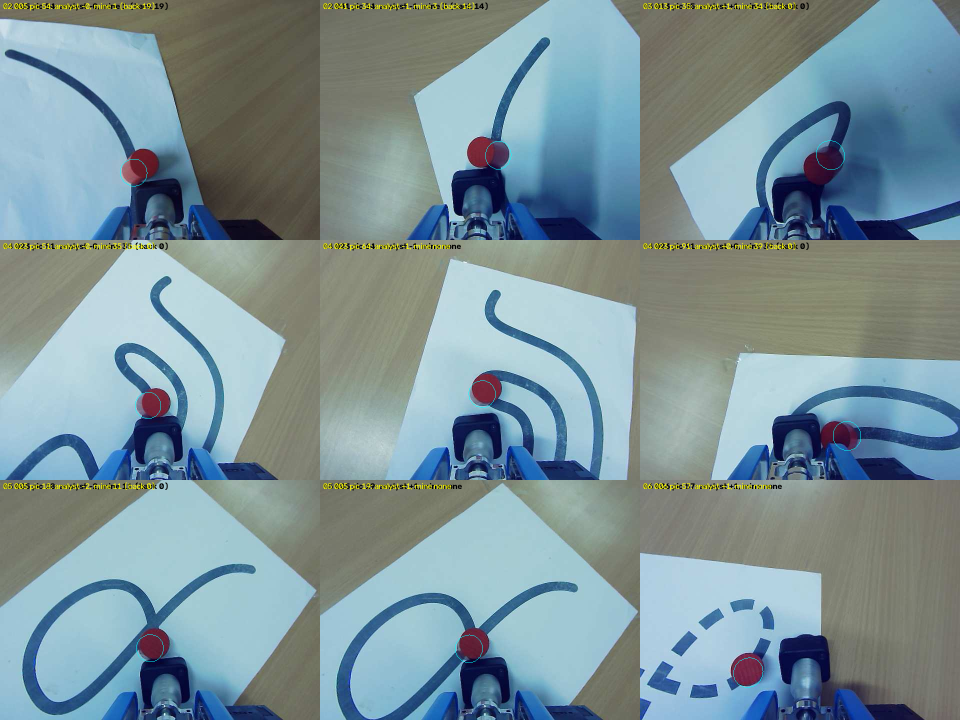
#> input picture 06_deliverables/research_notes/Model and training/evidence/robot_test_2026-11-11/stop_and_centring/verify/look_centred.png, 1920 x 1440 px (shown at 1/2 size)
$ python -i my_measure.py   (imports and definitions only)
#> lines starting #> are read from the running program, lines starting #| are printed output that depends on the picture; after the words box and inside, x2 and y2 are one past the last pixel; in counts of white or black regions, pixels touching at a corner belong together
#> further down, picture is the input picture: shape (1440, 1920, 3); mean B, G, R 152.9, 146.4, 124.2
"""
The verifier's own picture tools (11.11.26), written apart from the analyst's picture_measures.py so that the two can
disagree. Shared with the analyst: the project's fitted forearm camera (forearm_camera_model.py), the taught table
plane (config.WORKSPACE_PARAMETERS) and the arm model. Different from the analyst's: how the puck is located (the
outline's extent in 16 directions instead of an area overlap), how the line is found (a dark-on-paper threshold in the
picture itself instead of a voted table map) and that one picture at a time is used.

Nothing here connects to the robot; pictures and logged joints are only read.
"""

import math
import sys
from pathlib import Path
from typing import Dict, Optional, Sequence

import cv2
import numpy

ROOT_FOLDER = Path(__file__).resolve().parents[7]
sys.path.insert(0, str(ROOT_FOLDER / "02_code"))

import forearm_camera_model
from config import PUCK_PARAMETERS, WORKSPACE_PARAMETERS
from side_view_test import magnet_tip_and_lean

PUCK_RADIUS_M = PUCK_PARAMETERS["diameter_m"] / 2
PUCK_HEIGHT_M = PUCK_PARAMETERS["height_m"]
PLANE = WORKSPACE_PARAMETERS["table_plane"]


# [9 lines left out: function shifted_camera, not called in this run]


def table_height(x, y, lift_m: float = 0.0):
    return PLANE["a"] * x + PLANE["b"] * y + PLANE["c"] + lift_m


# [19 lines left out: functions to_table, to_picture, not called in this run]


def red_mask(picture_bgr: numpy.ndarray) -> numpy.ndarray:
    """The puck's red pixels: the largest red blob, boolean."""

    hsv = cv2.cvtColor(picture_bgr, cv2.COLOR_BGR2HSV)
#> hsv: shape (1440, 1920, 3); mean H, S, V 75.1, 70.9, 160.5
    is_red = ((hsv[:, :, 0] >= 163) | (hsv[:, :, 0] <= 6)) & (hsv[:, :, 1] >= 95) & (hsv[:, :, 2] >= 60)
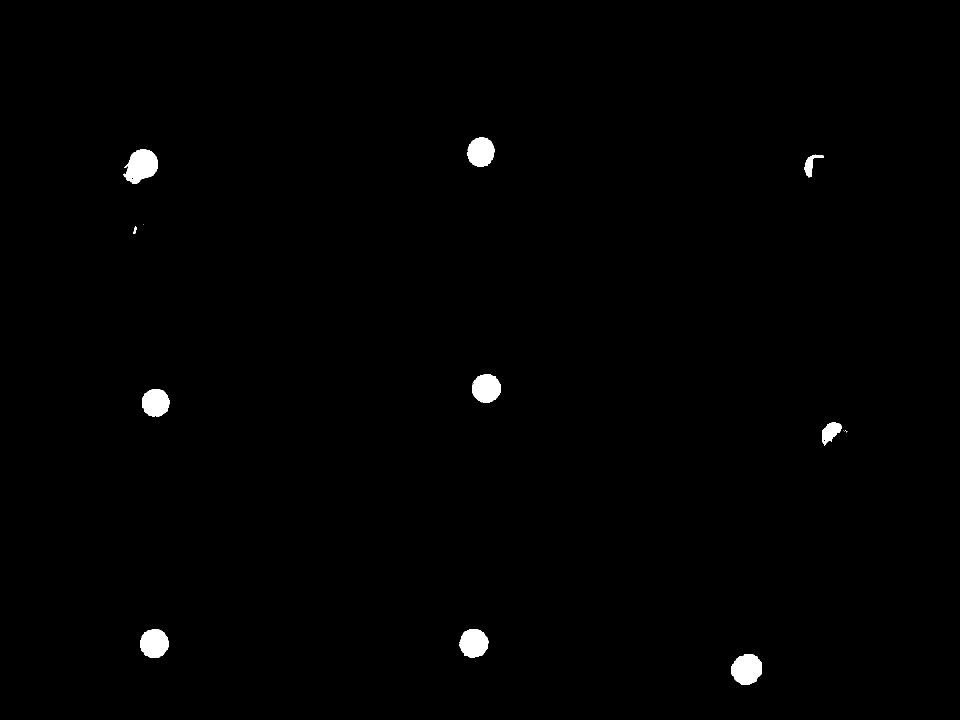
#> is_red: shape (1440, 1920) bool (shown at 1/2 size); 0.73% white; 15 white regions (5 under 20 px), largest, box (x1, y1, x2, y2) and area: (249, 298, 316, 368) 3186, (1462, 1308, 1524, 1370) 2858, (280, 1259, 337, 1316) 2511
    is_red = cv2.morphologyEx(is_red.astype(numpy.uint8), cv2.MORPH_OPEN, numpy.ones((3, 3), numpy.uint8))
#> is_red: shape (1440, 1920); values 0 (black) and 1 (white), 0.72% white; 11 white regions, largest, box (x1, y1, x2, y2) and area: (249, 298, 316, 368) 3155, (1462, 1308, 1524, 1370) 2824, (919, 1258, 977, 1315) 2495
    count, labels, stats, _ = cv2.connectedComponentsWithStats(is_red, connectivity = 8)
#> labels: shape (1440, 1920) int32; 12 distinct labels, from 0 to 11
#> count = 12; stats = [[0, 0, 1920, 1440, 2744796], [935, 274, 55, 60, 2471], [249, 298, 67, 70, 3155], [1609, 310, 24, 44, 576], [1634, 310, 14, 6, 75], [267, 455, 6, 12, 52], [944, 748, 57, 57, 2481], [284, 778, 55, 55, 2353], [1644, 845, 40, 45, 1033], [280, 1259, 57, 57, 2489], [919, 1258, 58, 57, 2495], [1462, 1308, 62, 62, 2824]]
    if count < 2:
        return numpy.zeros(is_red.shape, dtype = bool)
    largest = 1 + int(numpy.argmax(stats[1:, cv2.CC_STAT_AREA]))
#> largest = 2
    if stats[largest, cv2.CC_STAT_AREA] < 300:
        return numpy.zeros(is_red.shape, dtype = bool)
    return labels == largest
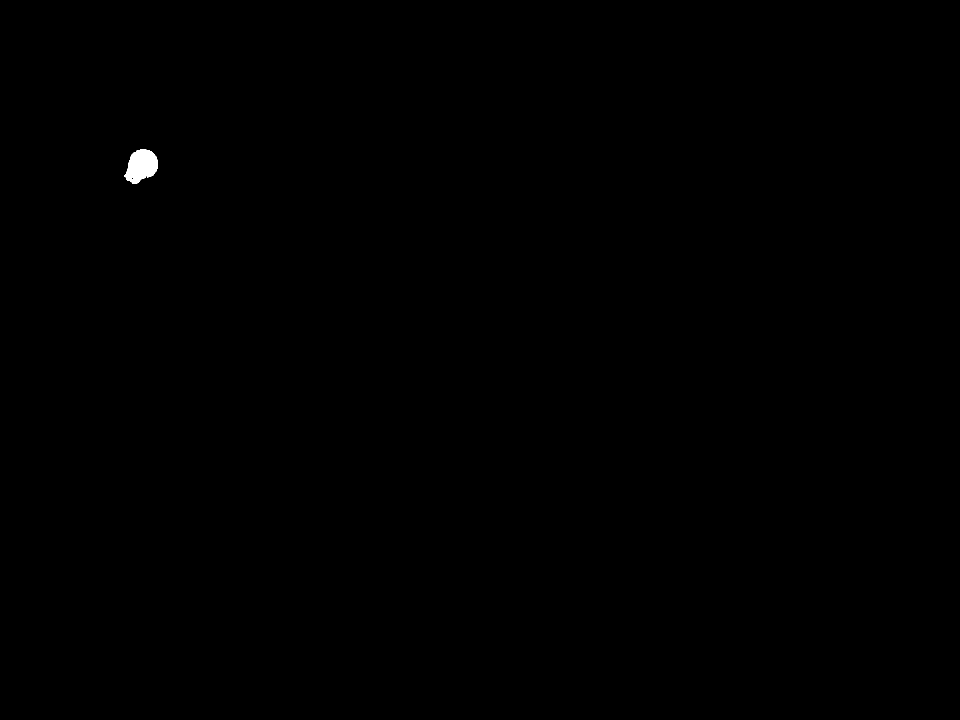
#> returned value: shape (1440, 1920) bool (shown at 1/2 size); 0.11% white; 1 white region, box (x1, y1, x2, y2) and area: (249, 298, 316, 368) 3155


def tip_pixel(joints: Sequence[float], camera: Optional[Dict] = None) -> numpy.ndarray:
    tip = numpy.asarray(magnet_tip_and_lean(list(joints))[0], dtype = float)
    return forearm_camera_model.project_points(tip[None, :], joints, camera)[0]


# [99 lines left out: functions puck_foot, hand_mask, line_mask, foot_circle_px, not called in this run]

>>> import cv2
>>> picture = cv2.imread('look_centred.png')
>>> result = red_mask(picture)

$ run again, on 06_deliverables/research_notes/Model and training/evidence/robot_test_2026-11-11/stop_and_centring/verify/look_far_off.png
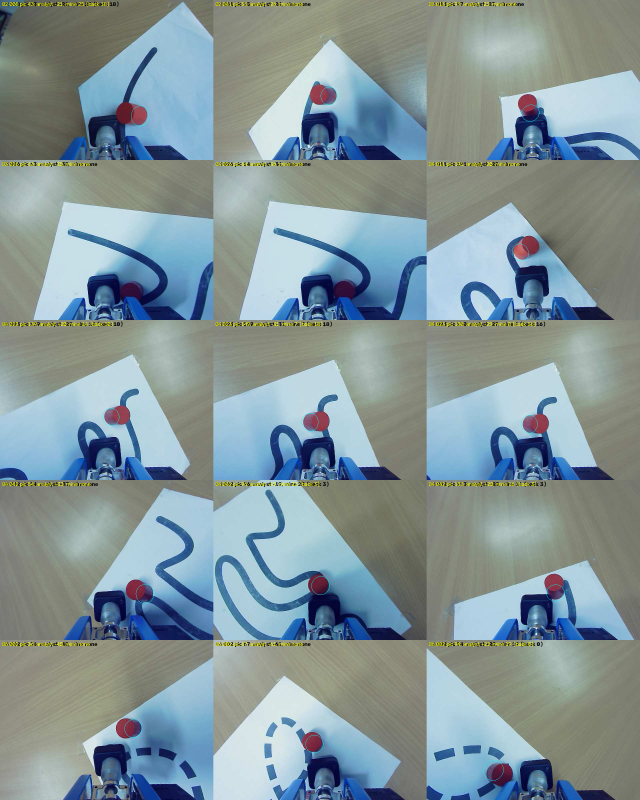
#> input picture 06_deliverables/research_notes/Model and training/evidence/robot_test_2026-11-11/stop_and_centring/verify/look_far_off.png, 1920 x 2400 px (shown at 1/3 size)
#> picture is the input picture: shape (2400, 1920, 3); mean B, G, R 153.7, 149.3, 131.8
#> hsv: shape (2400, 1920, 3); mean H, S, V 70.3, 60.3, 162.4
#> in red_mask, `is_red = ((hsv[:, :, 0] >= 163) | (hsv[:, :, 0] <= 6)) & (hsv[:, :, 1]..`:
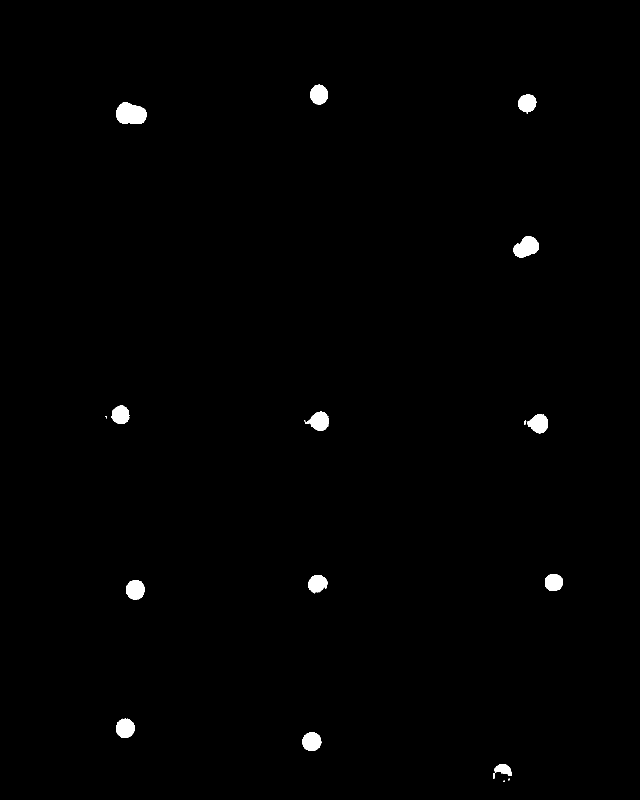
#> is_red: shape (2400, 1920) bool (shown at 1/3 size); 0.71% white; 20 white regions (5 under 20 px), largest, box (x1, y1, x2, y2) and area: (348, 307, 439, 372) 4558, (1540, 708, 1616, 774) 3329, (379, 1740, 434, 1799) 2514
#> labels: shape (2400, 1920) int32; 18 distinct labels, from 0 to 17
#> count = 18; stats = 18 rows, first 6: [0, 0, 1920, 2400, 4575445], [931, 254, 53, 59, 2389], [1554, 284, 55, 53, 2206], [349, 307, 90, 64, 4547], [1540, 708, 76, 66, 3309], [335, 1217, 53, 55, 2221]
#> largest = 3

$ run again, on 06_deliverables/research_notes/Model and training/evidence/robot_test_2026-11-11/stop_and_centring/verify/look_off.png
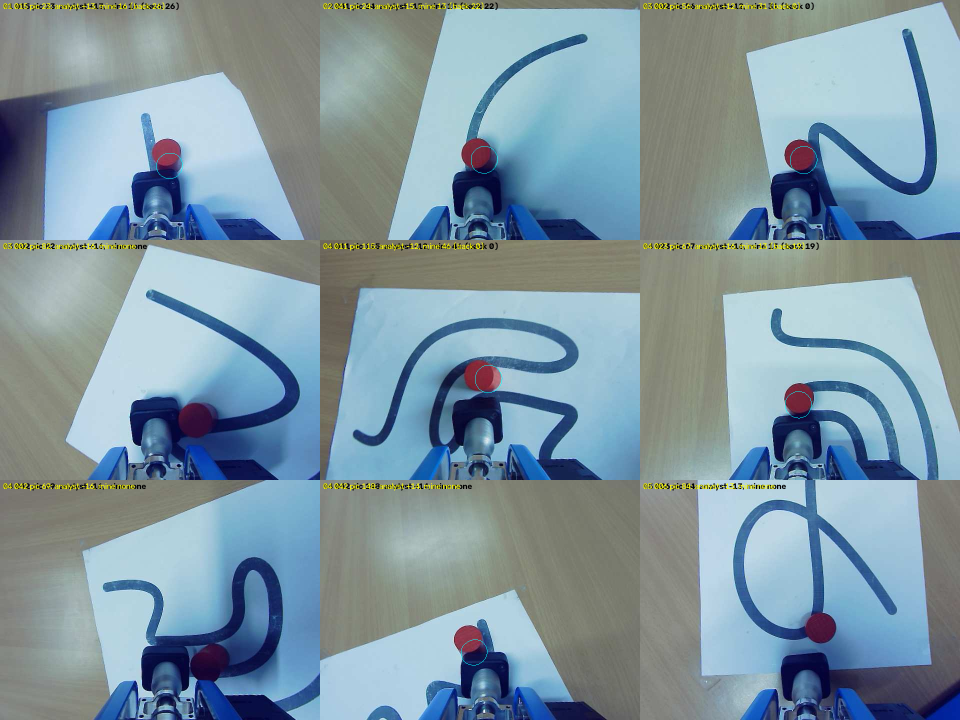
#> input picture 06_deliverables/research_notes/Model and training/evidence/robot_test_2026-11-11/stop_and_centring/verify/look_off.png, 1920 x 1440 px (shown at 1/2 size)
#> picture is the input picture: shape (1440, 1920, 3); mean B, G, R 161.4, 149.8, 127.4
#> hsv: shape (1440, 1920, 3); mean H, S, V 80.6, 70.3, 167
#> in red_mask, `is_red = ((hsv[:, :, 0] >= 163) | (hsv[:, :, 0] <= 6)) & (hsv[:, :, 1]..`:
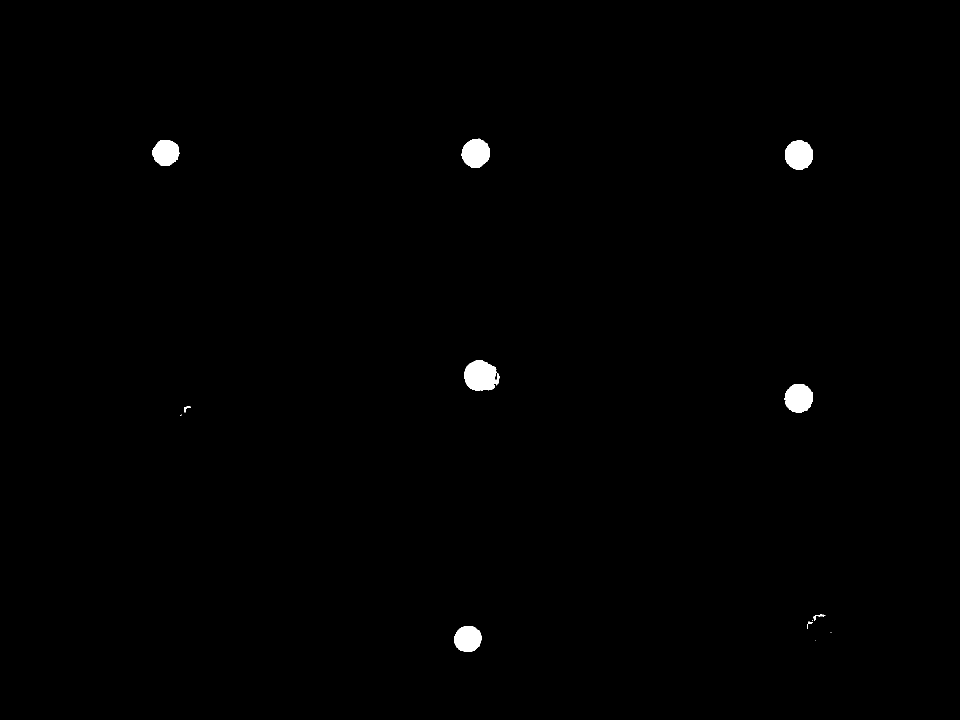
#> is_red: shape (1440, 1920) bool (shown at 1/2 size); 0.55% white; 14 white regions (5 under 20 px), largest, box (x1, y1, x2, y2) and area: (928, 720, 999, 781) 3219, (1570, 280, 1626, 340) 2543, (1569, 768, 1626, 825) 2503
#> labels: shape (1440, 1920) int32; 11 distinct labels, from 0 to 10
#> count = 11; stats = [[0, 0, 1920, 1440, 2749678], [923, 278, 57, 57, 2459], [305, 280, 54, 51, 2109], [1570, 280, 56, 60, 2524], [928, 721, 71, 60, 3196], [1569, 768, 57, 57, 2494], [369, 813, 12, 11, 58], [1637, 1229, 11, 4, 34], [1627, 1232, 5, 6, 25], [1617, 1244, 6, 4, 21], [909, 1252, 54, 52, 2202]]
#> largest = 4

$ run again, on 06_deliverables/research_notes/Model and training/evidence/robot_test_2026-11-11/stop_and_centring/verify/sheet_04_038_last.png
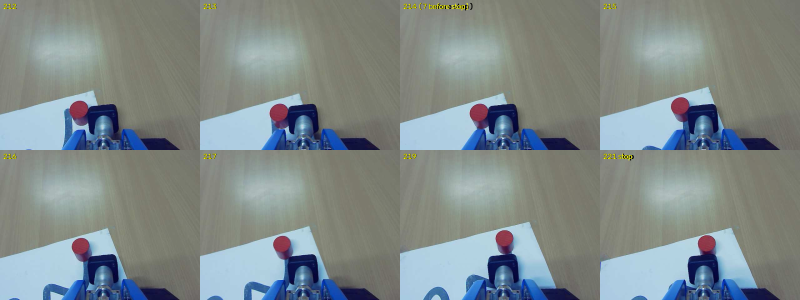
#> input picture 06_deliverables/research_notes/Model and training/evidence/robot_test_2026-11-11/stop_and_centring/verify/sheet_04_038_last.png, 1600 x 600 px (shown at 1/2 size)
#> picture is the input picture: shape (600, 1600, 3); mean B, G, R 137.7, 137.9, 128.4
#> hsv: shape (600, 1600, 3); mean H, S, V 59, 44, 146.6
#> in red_mask, `is_red = ((hsv[:, :, 0] >= 163) | (hsv[:, :, 0] <= 6)) & (hsv[:, :, 1]..`:
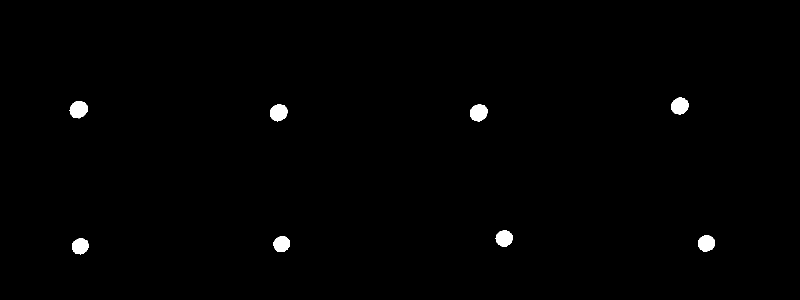
#> is_red: shape (600, 1600) bool (shown at 1/2 size); 0.74% white; 8 white regions, largest, box (x1, y1, x2, y2) and area: (139, 202, 175, 237) 960, (940, 208, 975, 243) 944, (540, 209, 575, 243) 936
#> labels: shape (600, 1600) int32; 9 distinct labels, from 0 to 8
#> count = 9; stats = [[0, 0, 1600, 600, 952874], [1342, 195, 35, 34, 915], [140, 202, 35, 34, 956], [540, 209, 35, 33, 934], [940, 208, 35, 35, 944], [992, 461, 33, 33, 858], [1397, 471, 33, 33, 867], [547, 473, 33, 31, 823], [144, 477, 33, 31, 829]]
#> largest = 2
